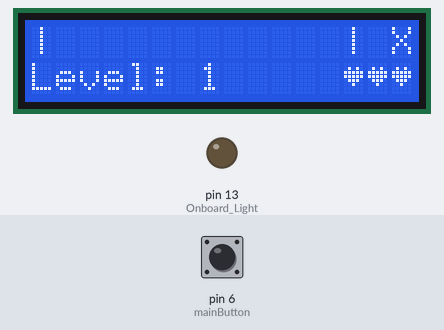
This sketch was run on a simulated Arduino Uno, built with avr-gcc and run on an emulated ATmega328P. Shown: 16×2 character LCD, output pins drawn as LEDs (lit = HIGH). Inputs (shaded band) come from the test bench; at power-on: pin 6 (mainButton) LOW. Random numbers use the default seed unless the sketch sets one.

Above: at 3.6 s.
3.7 s: pin 6 (mainButton) pulled HIGH for 0.15 s
At 5.3 s:
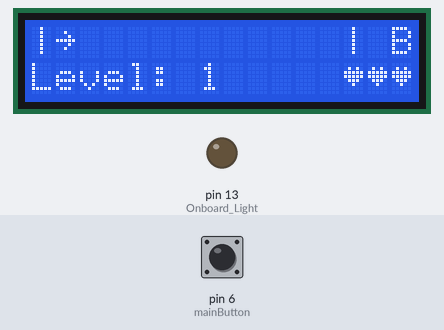
6.8 s: pin 6 (mainButton) pulled HIGH for 1 s
At 8.3 s:
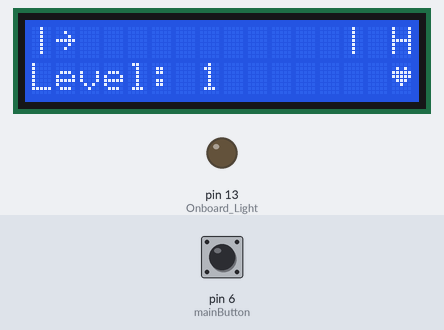
10.8 s: pin 6 (mainButton) pulled HIGH for 3.2 s
At 12.1 s:
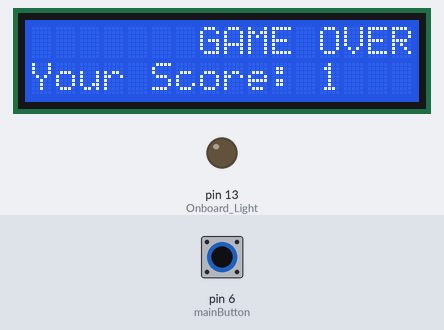
16.0 s: pin 6 (mainButton) pulled HIGH for 0.15 s
At 17.3 s:
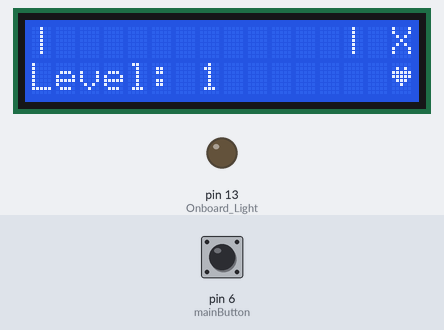
19.1 s: pin 6 (mainButton) pulled HIGH for 0.15 s
At 20.3 s:
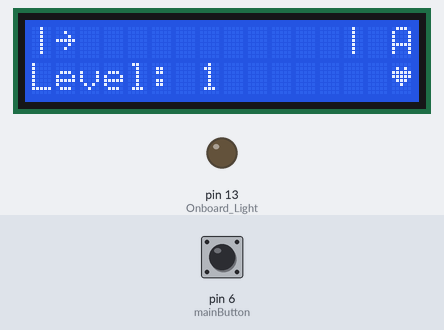
22.2 s: pin 6 (mainButton) pulled HIGH for 3.2 s
At 23.9 s:
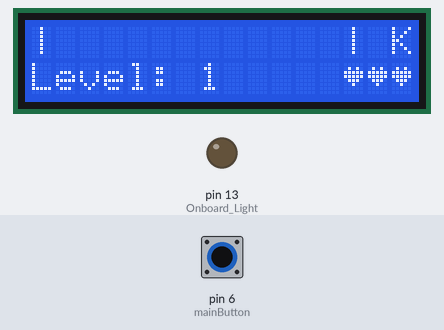
Timing chart, 0 to 25.4 s (numbered marks = the images above; inputs shaded):
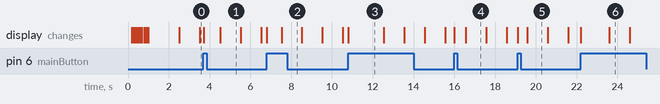

The sketch:

game.ino
```cpp
#include <LiquidCrystal.h>
LiquidCrystal lcd(12, 11, 5, 4, 3, 2);

class Renderer {
  private:
    const byte heart[8] = {
      0b00000,
      0b01010,
      0b11111,
      0b11111,
      0b01110,
      0b00100,
      0b00000,
      0b00000
    };

  public:
    static const byte CHAR_HEART = byte(0);

    Renderer() {
      lcd.createChar(0, this->heart);
      lcd.begin(16, 2);
    }

    void screenWelcome() {
      lcd.clear();

      lcd.setCursor(0,1);
      lcd.print("starting game...");

      lcd.setCursor(0,0);
      lcd.print("   W E L C O M E");
      delay(100);
      lcd.setCursor(0,0);
      lcd.print("  W E L C O M E ");
      delay(100);
      lcd.setCursor(0,0);
      lcd.print(" W E L C O M E  ");
      delay(100);
      lcd.setCursor(0,0);
      lcd.print("W E L C O M E   ");
      delay(100);
      lcd.setCursor(0,0);
      lcd.print("WE L C O M E    ");
      delay(100);
      lcd.setCursor(0,0);
      lcd.print("WEL C O M E     ");
      delay(100);
      lcd.setCursor(0,0);
      lcd.print("WELC O M E      ");
      delay(100);
      lcd.setCursor(0,0);
      lcd.print("WELCO M E       ");
      delay(100);
      lcd.setCursor(0,0);
      lcd.print("WELCOM E        ");
      delay(100);
      lcd.setCursor(0,0);
      lcd.print("WELCOME         ");

      delay(1500);
      lcd.clear();
    }

    void screenGameplay(int progress, int lives, int level, bool isTargetChar, bool updateChar) {
      // show play field
      lcd.setCursor(0, 0);
      lcd.print("|");
      for (int i = 0; i < 12; i++) {
        if (i < progress) {
          lcd.print("~");
        } else {
          lcd.print(" ");
        }
      }
      lcd.print("|");

      // show changing characters
      if (updateChar) {
        const char characters[] = {"QWERTYUIOPASDFGHJKLZCVBNM"};
        lcd.setCursor(15, 0);
        if (isTargetChar == 1) {
          lcd.print("X");
        } else {
          lcd.print(characters[random(0, 25)]);
        }
      }

      // show level
      lcd.setCursor(0, 1);
      lcd.print("Level: ");
      lcd.print(level);

      // show lives
      lcd.setCursor(12, 1);
      lcd.print("    ");
      for (int i = 0; i < lives; i++) {
        lcd.setCursor(15 - i, 1);
        lcd.write(this->CHAR_HEART);
      }
    }

    void levelUp() {
      for (int i = 0; i < 3; i++) {
        lcd.setCursor(0, 0);
        lcd.print("|            |");
        delay(300);
        lcd.setCursor(1, 0);
        for (int j=0; j<12; j++) {
          lcd.print("~");
          delay(30);
        }
        delay(200);
      }
    }

    void screenGameover(int points) {
      lcd.clear();
      lcd.print("       GAME OVER");
      lcd.setCursor(0, 1);
      lcd.print("Your Score: ");
      lcd.print(points);
    }
};
Renderer renderer;

class Game {
  private:
    int maxLives = 3;
    int probabilityForX = 50;
    int gameSpeed = 1000;

    unsigned long timestamp = 0;

    int currentLives;
    bool lost;
    int currentLevel;
    int progress;
    int points;

    bool buttonPressed = false;
    bool isX = false;

  public:
    void startGame(int delayTime = 0) {
      this->lost = false;
      this->points = 0;
      this->gameSpeed = 1000;

      this->progress = 0;
      this->currentLives = this->maxLives;
      this->currentLevel = 1;

      renderer.screenGameplay(this->progress, this->currentLives, this->currentLevel, this->isX, true);
      delay(delayTime);
    }

    void updateGame() {
      if (!this->lost) {
        // check for button press
        if (digitalRead(6) == HIGH && this->buttonPressed == false) { // only consider button press once per cycle
          buttonPressed = true;
          if (this->isX) {
            this->points++;
            this->progress++;
            if(this->progress == 12) {
              this->progress = 0;
              this->currentLevel++;
              if (this->gameSpeed*0.9 > 0) {
                this->gameSpeed *= 0.9;
              }
              renderer.levelUp();
            } else {
              renderer.screenGameplay(this->progress, this->currentLives, this->currentLevel, this->isX, true);
            }
          } else {
            this->currentLives--;
            if (this->currentLives == 0) {
              renderer.screenGameover(this->points);
              this->lost = true;
              return;
            }
            renderer.screenGameplay(this->progress, this->currentLives, this->currentLevel, this->isX, false);
          }
        }

        if (this->timestamp == 0 || millis() - this->timestamp >= this->gameSpeed) {  // only update according to game speed
          // choose random if X or not
          if (random(0, 100) > this->probabilityForX && !this->isX) {  // avoid two times X in a row
            this->isX = true;
          } else {
            this->isX = false;
          }

          // render
          renderer.screenGameplay(this->progress, this->currentLives, this->currentLevel, this->isX, true);
          this->timestamp = millis();
          this->buttonPressed = false;
        }
      } else {
        if (millis() - this->timestamp > 2000 && digitalRead(6)) {
          lcd.clear();
          startGame(1000);
        }
      }
    }
};
Game game;

void setup() {
  Serial.begin(9600);
  pinMode(LED_BUILTIN, OUTPUT);   // Onboard Light
  pinMode(6, INPUT);              // mainButton

  renderer.screenWelcome();
  game.startGame();
}

void loop() {
  game.updateGame();
}
```

Measured:
- what the display in image 1 shows lasts 1.0 s, from 4.5 s to 5.5 s
- what the display in image 3 shows lasts 1.7 s, from 10.8 s to 12.5 s
